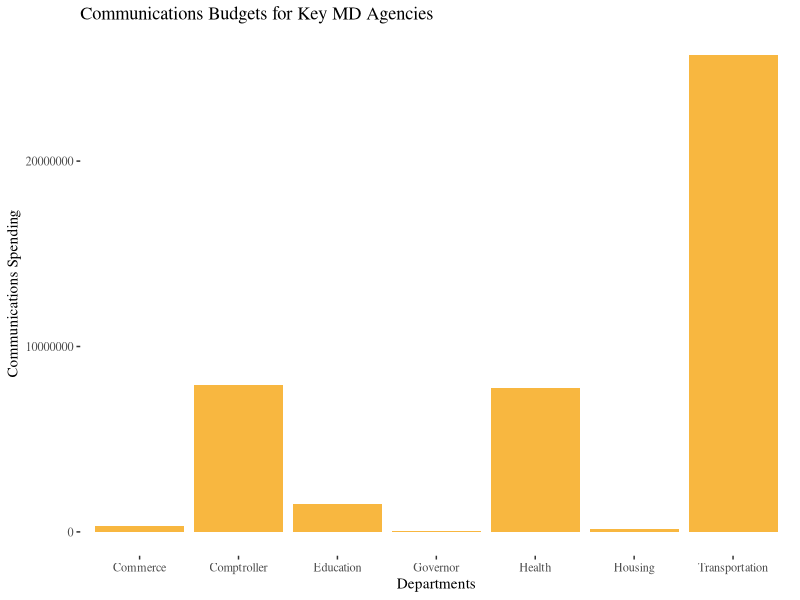

Generate this figure with R:
setwd('C:/Users/willk/OneDrive/Desktop/Offline Classwork/Capstone/DBM_Data')
getwd()

library(dplyr)
library(readr)

### Bringing in Agency Data ###

md_health <- read.csv('health_M00_ExpenditureAllowance.csv')
md_edu <- read.csv('education_R00_ExpenditureAllowance.csv')
md_transp <- read.csv('transportation_J00_ExpenditureAllowance.csv')
md_housing <- read.csv('housing_and_community_dev_S00_ExpenditureAllowance.csv')


md_comptroller <- read.csv('comptroller_E00_ExpenditureAllowance.csv') # included primarily because we have a FOIA to compare it to
# this actually ranks 15th 

md_governor <- read.csv('governors_office_D15_ExpenditureAllowance.csv') 

md_commerce <- read.csv('commerce_T00_ExpenditureAllowance.csv')










### Health Department ###

md_health_communications <- md_health %>% filter(Object.Name == "Communications") 
# makes a dataframe of just health department communication spending

# HD 2023

md_health_communications$FY.2023.Budget.Book.Actuals <- parse_number(md_health_communications$FY.2023.Budget.Book.Actuals)
# This removes all commas! This is why we need the readr library. Makes it so we can convert to numerical.

md_health_communications$FY.2023.Budget.Book.Actuals <- as.numeric(md_health_communications$FY.2023.Budget.Book.Actuals)

class(md_health_communications$FY.2023.Budget.Book.Actuals)

md_health_communications_2023 <- sum(na.omit(md_health_communications$FY.2023.Budget.Book.Actuals))

#HD 2024

md_health_communications$FY.2024.Budget.Book.Working <- parse_number(md_health_communications$FY.2024.Budget.Book.Working)

md_health_communications$FY.2024.Budget.Book.Working <- as.numeric(md_health_communications$FY.2024.Budget.Book.Working)

class(md_health_communications$FY.2024.Budget.Book.Working)

md_health_communications_2024 <- sum(na.omit(md_health_communications$FY.2024.Budget.Book.Working)) 

# HD 2025

md_health_communications$FY.2025.Governors.Allowance <- parse_number(md_health_communications$FY.2025.Governors.Allowance)

md_health_communications$FY.2025.Governors.Allowance <- as.numeric(md_health_communications$FY.2025.Governors.Allowance)

md_health_communications_2025 <- sum(na.omit(md_health_communications$FY.2025.Governors.Allowance))


### Education Department ###

md_edu_communications <- md_edu %>% filter(Object.Name == "Communications") 

# EDU 2023

md_edu_communications$FY.2023.Budget.Book.Actuals <- parse_number(md_edu_communications$FY.2023.Budget.Book.Actuals)

md_edu_communications$FY.2023.Budget.Book.Actuals <- as.numeric(md_edu_communications$FY.2023.Budget.Book.Actuals)

md_edu_communications_2023 <- sum(na.omit(md_edu_communications$FY.2023.Budget.Book.Actuals))

# EDU 2024 

md_edu_communications$FY.2024.Budget.Book.Working <- parse_number(md_edu_communications$FY.2024.Budget.Book.Working)

md_edu_communications$FY.2024.Budget.Book.Working <- as.numeric(md_edu_communications$FY.2024.Budget.Book.Working)

md_edu_communications_2024 <- sum(na.omit(md_edu_communications$FY.2024.Budget.Book.Working))

# EDU 2025

md_edu_communications$FY.2025.Governors.Allowance <- parse_number(md_edu_communications$FY.2025.Governors.Allowance)

md_edu_communications$FY.2025.Governors.Allowance <- as.numeric(md_edu_communications$FY.2025.Governors.Allowance)

md_edu_communications_2025 <- sum(na.omit(md_edu_communications$FY.2025.Governors.Allowance))


### Transportation Department ###

md_transp_communications <- md_transp %>% filter(Object.Name == "Communications") 

# TRANSP 2023

md_transp_communications$FY.2023.Budget.Book.Actuals <- as.numeric(parse_number(md_transp_communications$FY.2023.Budget.Book.Actuals))
#Update-doing this as one line of code now. Looks good!

md_transp_communications_2023 <- sum(na.omit(md_transp_communications$FY.2023.Budget.Book.Actuals))

# TRANSP 2024 

md_transp_communications$FY.2024.Budget.Book.Working <- as.numeric(parse_number(md_transp_communications$FY.2024.Budget.Book.Working ))

md_transp_communications_2024 <- sum(na.omit(md_transp_communications$FY.2024.Budget.Book.Working))

# TRANSP 2025

md_transp_communications$FY.2025.Governors.Allowance <- as.numeric(parse_number(md_transp_communications$FY.2025.Governors.Allowance))

md_transp_communications_2025 <- sum(na.omit(md_transp_communications$FY.2025.Governors.Allowance))


### Housing Department ###

md_housing_communications <- md_housing %>% filter(Object.Name == "Communications")

# HOUSING 2023 

md_housing_communications$FY.2023.Budget.Book.Actuals <- as.numeric(parse_number(md_housing_communications$FY.2023.Budget.Book.Actuals))

md_housing_communications_2023 <- sum(na.omit(md_housing_communications$FY.2023.Budget.Book.Actuals))

# HOUSING 2024

md_housing_communications$FY.2024.Budget.Book.Working <- as.numeric(parse_number(md_housing_communications$FY.2024.Budget.Book.Working))

md_housing_communications_2024 <- sum(na.omit(md_housing_communications$FY.2024.Budget.Book.Working))

# HOUSING 2025

md_housing_communications$FY.2025.Governors.Allowance  <- as.numeric(parse_number(md_housing_communications$FY.2025.Governors.Allowance))

md_housing_communications_2025 <- sum(na.omit(md_housing_communications$FY.2025.Governors.Allowance))



### COMPTROLLER DEPARTMENT ###

md_comptroller_communications <- md_comptroller %>% filter(Object.Name == "Communications")

# COMPT 2023

md_comptroller_communications$FY.2023.Budget.Book.Actuals <- as.numeric(parse_number(md_comptroller_communications$FY.2023.Budget.Book.Actuals))

md_comptroller_communications_2023 <- sum(na.omit(md_comptroller_communications$FY.2023.Budget.Book.Actuals))

# COMPT 2024

md_comptroller_communications$FY.2024.Budget.Book.Working <- as.numeric(parse_number(md_comptroller_communications$FY.2024.Budget.Book.Working))

md_comptroller_communications_2024 <- sum(na.omit(md_comptroller_communications$FY.2024.Budget.Book.Working))

# COMPT 2025

md_comptroller_communications$FY.2025.Governors.Allowance <- as.numeric(parse_number(md_comptroller_communications$FY.2025.Governors.Allowance))

md_comptroller_communications_2025 <- sum(na.omit(md_comptroller_communications$FY.2025.Governors.Allowance))


### GOVERNOR'S OFFICE ### 

md_gov_communications <- md_governor %>% filter(Object.Name == "Communications") 

# Governor's office 2023 

md_gov_communications$FY.2023.Budget.Book.Actuals <- parse_number(md_gov_communications$FY.2023.Budget.Book.Actuals)

md_gov_communications$FY.2023.Budget.Book.Actuals <- as.numeric(md_gov_communications$FY.2023.Budget.Book.Actuals)

md_gov_communications_2023 <- sum(na.omit(md_gov_communications$FY.2023.Budget.Book.Actuals))


# Governor's office 2024 

md_gov_communications$FY.2024.Budget.Book.Working <- parse_number(md_gov_communications$FY.2024.Budget.Book.Working )

md_gov_communications$FY.2024.Budget.Book.Working <- as.numeric(md_gov_communications$FY.2024.Budget.Book.Working )

md_gov_communications_2024 <- sum(na.omit(md_gov_communications$FY.2024.Budget.Book.Working ))


### COMMERCE DEPARTMENT ###

md_commerce_communications <- md_commerce %>% filter(Object.Name== "Communications")

#COMMERCE 2023

md_commerce_communications$FY.2023.Budget.Book.Actuals <- as.numeric(parse_number(md_commerce_communications$FY.2023.Budget.Book.Actuals))
md_commerce_communications_2023 <- sum(na.omit(md_commerce_communications$FY.2023.Budget.Book.Actuals))

# COMMERCE 2024

md_commerce_communications$FY.2024.Budget.Book.Working <- as.numeric(parse_number(md_commerce_communications$FY.2024.Budget.Book.Working))
md_commerce_communications_2024 <- sum(na.omit(md_commerce_communications$FY.2024.Budget.Book.Working))

# COMMERCE 2025

md_commerce_communications$FY.2025.Governors.Allowance <- as.numeric(parse_number(md_commerce_communications$FY.2025.Governors.Allowance))
md_commerce_communications_2025 <- sum(na.omit(md_commerce_communications$FY.2025.Governors.Allowance))






### GGPLOT WORKZONE ### 

library(ggplot2)

install.packages('ggthemes', dependencies = TRUE)

library("ggthemes")

help("ggthemes")

# Pseudocode... This is harder than I thought. We basically just have a variable that's a number, and we 
# need to get it into a GGPLOT where the number's reflected on the Y-axis. And the X-axis needs to be
# the name of the agency the variable represents. Do I start this by, what, just making a new dataframe..?
# Let's maybe go for 10 agencies on this? 
# OH! And we should keep an eye on the fact that we want to do with for 2024 specifically 

comms_agencies <- c("Health", "Education", "Transportation", "Housing", "Comptroller", "Governor", "Commerce")

comms_totals <- c(md_health_communications_2024, md_edu_communications_2024, md_transp_communications_2024, md_housing_communications_2024, md_comptroller_communications_2024, md_gov_communications_2024, md_commerce_communications_2024 )

DF_all_comms_totals <- data.frame(Departments=comms_agencies, Comms_Spending=comms_totals)

options(scipen=10000) # gets rid of scientific notation. 

comms_plot <- ggplot(DF_all_comms_totals, aes(x=Departments, y=Comms_Spending)) + 
  geom_bar(stat="identity", fill="#f8b740") + 
  theme_tufte() +
  labs(x= "Departments" , y = "Communications Spending") +
  ggtitle("Communications Budgets for Key MD Agencies") 

#Not sure why this isn't working, but...  We did find their version of Red, so it would be cool to get backgroudn to turn that color
#comms_plot <- ggplot(DF_all_comms_totals, aes(x=Departments, y=Comms_Spending)) + geom_bar(stat="identity", fill="#f8b740") + theme_tufte(panel.background = element_rect(fill="#cf2e2e", color="cf2e2e"))

